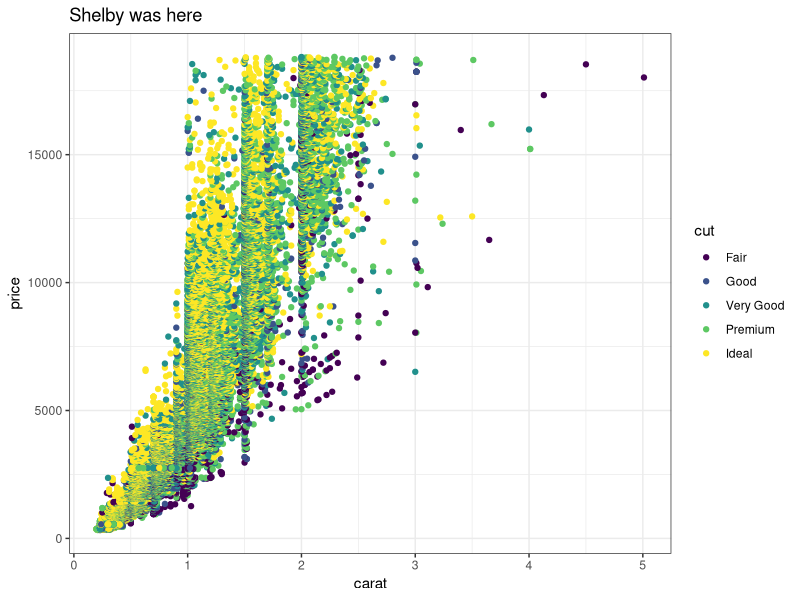
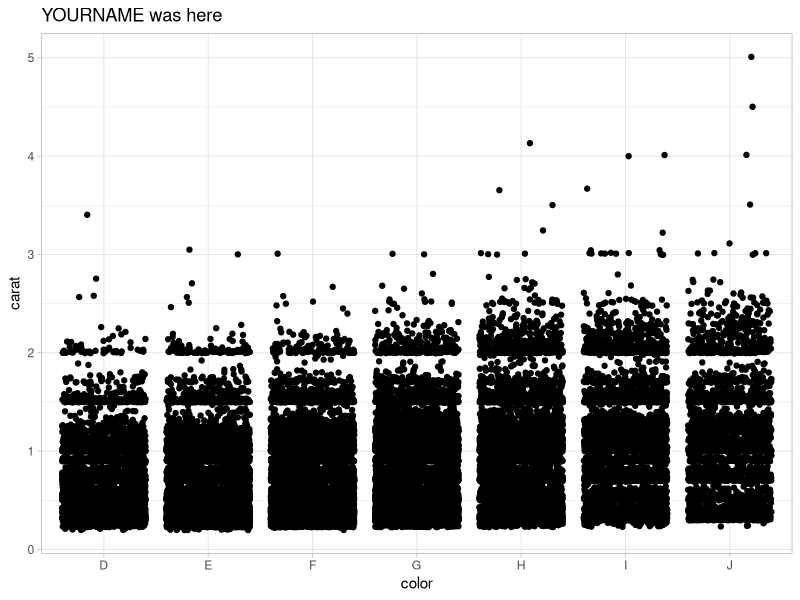
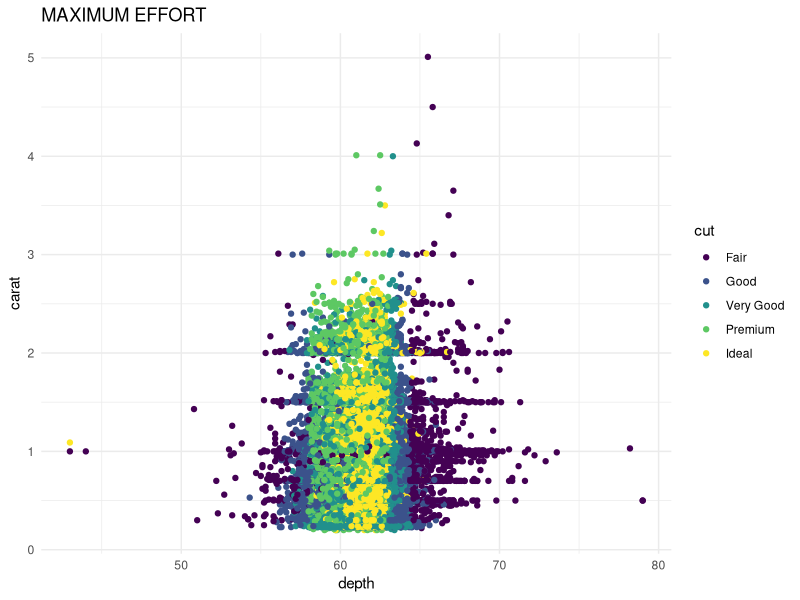

These figures' R source, in order:
## ---- chunk 1
knitr::opts_chunk$set(echo = TRUE)
library(tidyverse)
## ---- chunk 2
# Partner 1: 
# Run the code below to see the original graph
# Change the code below to make the point color change based on 'cut', and update the theme to theme_bw(). Update the title to include your first name. 

ggplot(data = diamonds, aes(x = carat, y = price)) +
  geom_point(aes(color = cut)) +
  theme_bw() +
  labs(title = "Shelby was here")
## ---- chunk 3
# Partner 2: 
# Run the code below to see the original graph
# Change the code below to make the geom a geom_jitter, and update the theme to theme_light. Update the title to include your first name. 

ggplot(data = diamonds, aes(x = color, y = carat)) +
  geom_jitter() +
  theme_light() +
  labs(title = "YOURNAME was here")
## ---- chunk 4
#super awesome graph, MAXIMUM EFFORT
ggplot(data = diamonds, aes(x = depth, y = carat)) +
  geom_point(aes(color = cut)) +
  theme_minimal() +
  labs(title = "MAXIMUM EFFORT")
## ---- chunk 5
bonnie <- 2+4
